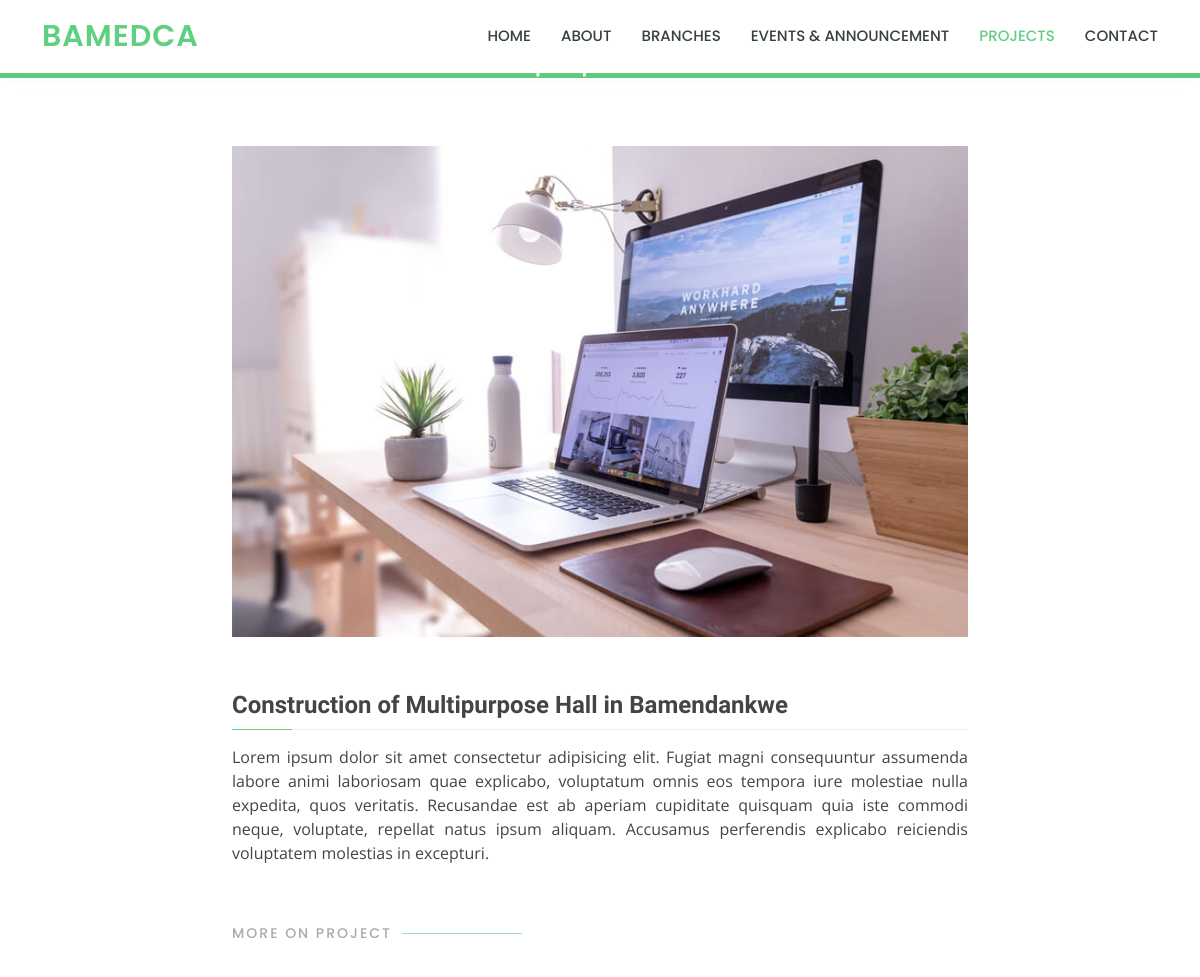
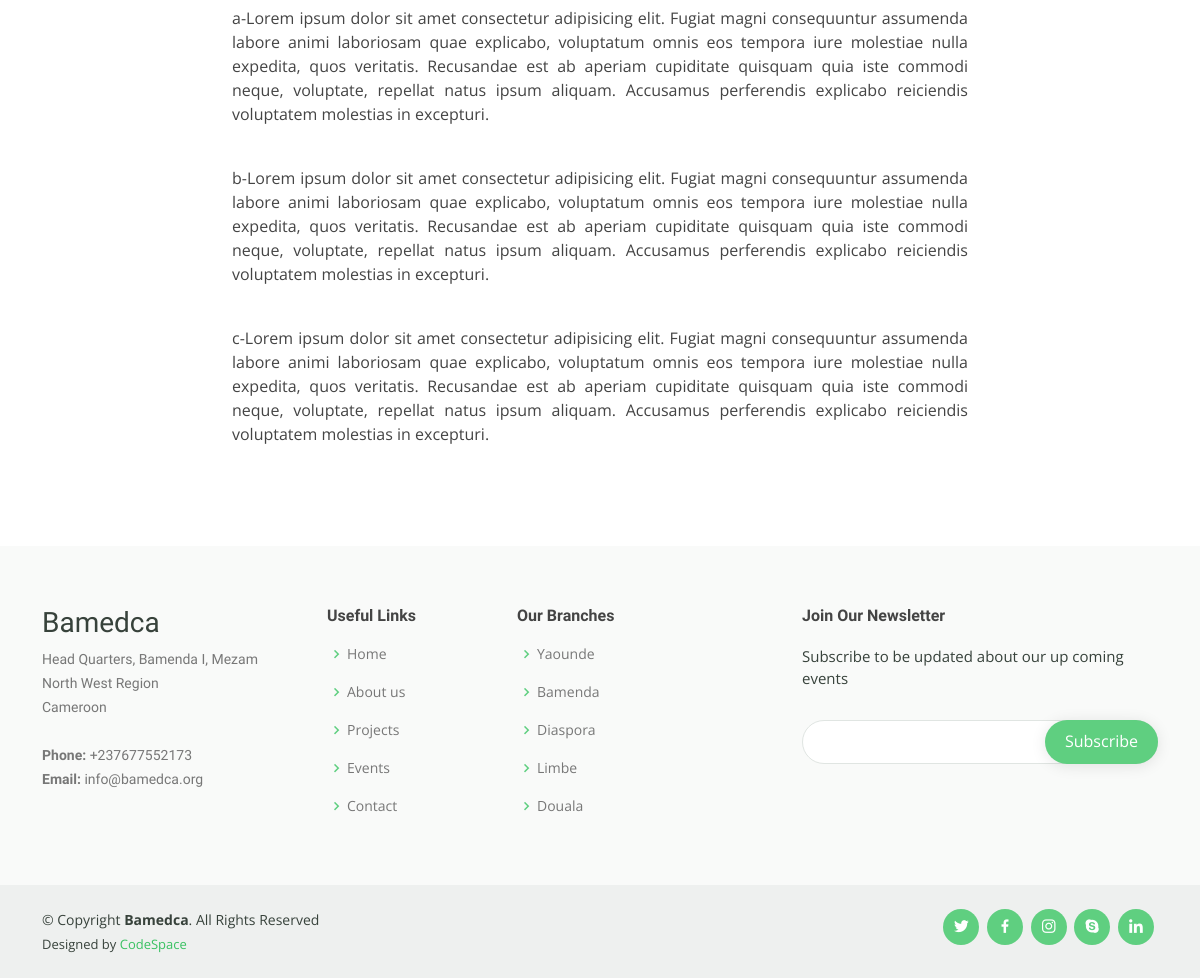
Page /project-details/1/ on the earlier database version (2 pictures, top to bottom).
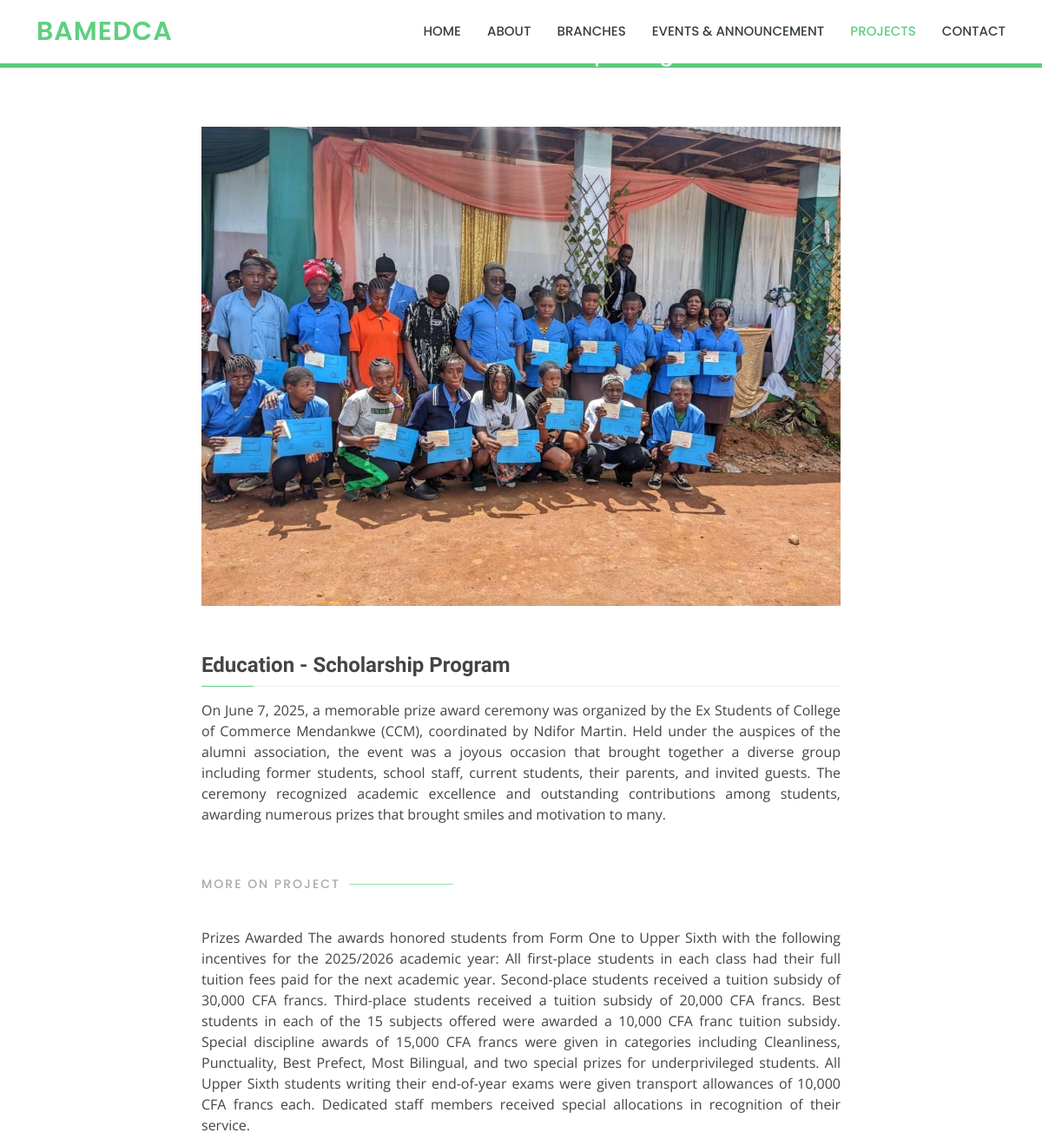
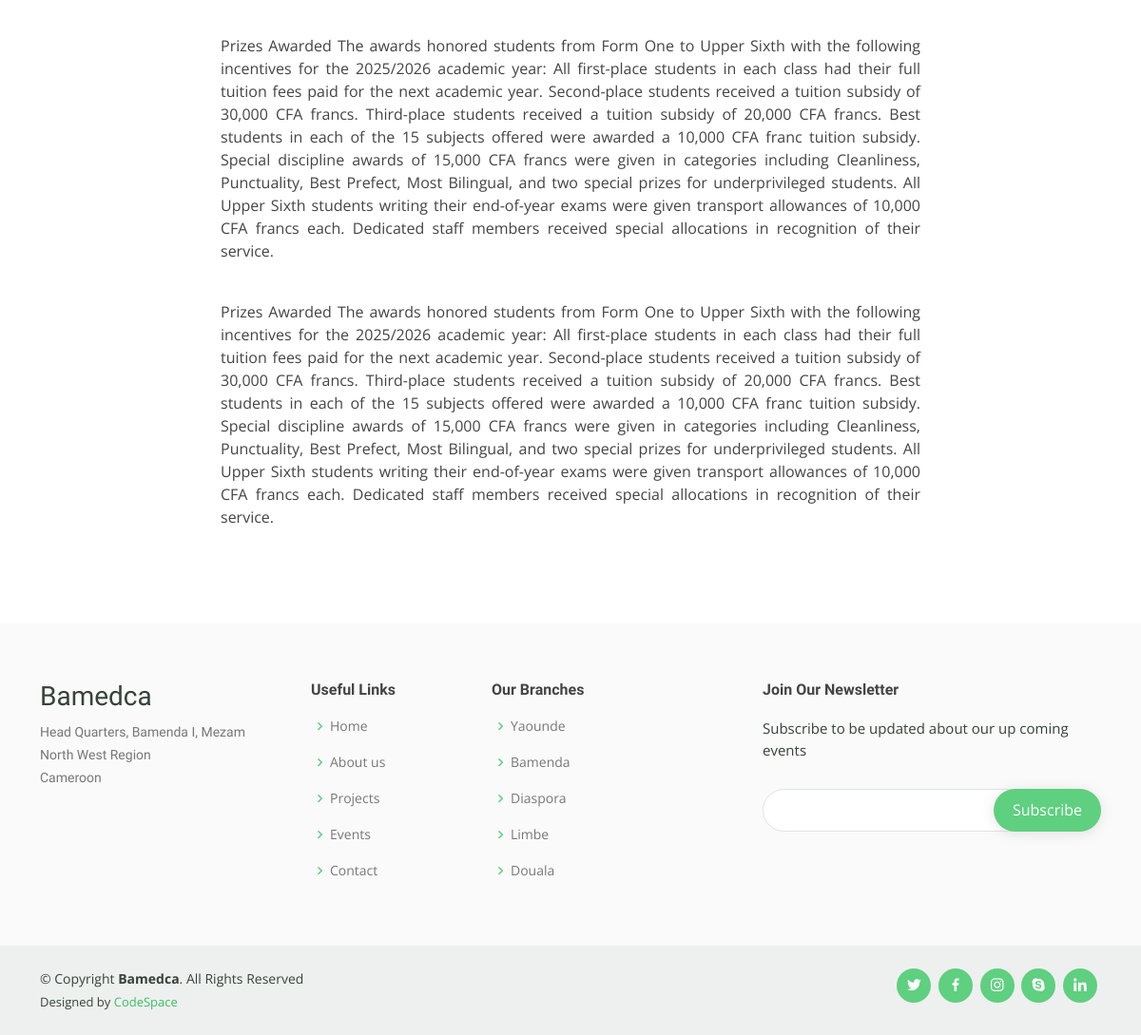
Same page on the later database version (2 pictures, top to bottom).
### bamedcacontent/models.py (models this page shows, shortened)
class ProjectModel(models.Model):
    title = models.CharField(max_length=100)
    description = models.TextField(max_length=1000)
    paragraph1 = models.TextField(max_length=1000)
    paragraph2 = models.TextField(max_length=1000)
    paragraph3 = models.TextField(max_length=1000)
    image = models.ImageField(upload_to='projects')
    def __str__(self):
        return self.title

class ContactModel(models.Model):
    phone = models.CharField(max_length=100, default='')
    email = models.CharField(max_length=100, default='')

### bamedcacontent/views.py (the view)
# urls.py: path('project-details/<str:ID>/', views.projectDetails, name='project-details'),
def projectDetails(request,ID):
    object=ProjectModel.objects.get(id=ID)
    contact=ContactModel.objects.all()
    print(object)
    context={
        'objects':object,
        'contact':contact
    }
    return render(request,'project-details.html',context=context)

### templates/project-details.html (shortened to what this page needs)
{% extends 'base.html' %}
{% load static %}
{% block content %}
<body>
  <header id="header" class="fixed-top">
    <div class="container d-flex align-items-center">
      <h1 class="logo me-auto"><a href="{% url 'home' %}">BAMEDCA</a></h1>
      <nav id="navbar" class="navbar order-last order-lg-0">
        <ul>
          <li><a href="{% url 'home' %}">Home</a></li>
          <li><a href="{% url 'about' %}">About</a></li>
          <li><a href="{% url 'branch' %}">Branches</a></li>
          <li><a href="{% url 'events' %}">Events & Announcement</a></li>
          <li><a class="active" href="{% url 'projects' %}">Projects</a></li>
          <li><a href="{% url 'contact' %}">Contact</a></li>
        </ul>
      </nav>
    </div>
  </header>
  <main id="main">
    <div class="breadcrumbs" data-aos="fade-in">
      <div class="container">
        <h2>{{objects.title}}</h2>
      </div>
    </div>
    <section id="branch-details" class="branch-details">
      <div class="container" data-aos="fade-up">
        <div class="row justify-content-center">
          <div class="col-lg-8">
            <img src="{{ objects.image.url }}" class="img-fluid w-100 mb-4" alt="Project Image">
            <h3>{{ objects.title }}</h3>
            <p style="text-align: justify;">{{ objects.description }}</p>
          </div>
        </div>
        <br><br>
        <div class="row justify-content-center">
          <div class="col-lg-8">
            <div class="section-title text-start">
              <h2>More On Project</h2>
            </div>
          </div>
          <br><br>
          <div class="col-lg-8">
            <p style="text-align: justify;">{{ objects.paragraph1 }}</p><br>
            <p style="text-align: justify;">{{ objects.paragraph2 }}</p><br>
            <p style="text-align: justify;">{{ objects.paragraph3 }}</p><br>
          </div>
        </div>
    </section>
  </main>
  {% endblock content %}

### templates/base.html (shortened to what this page needs)
{% load static %}
<!DOCTYPE html>
<html lang="en">
<head>
  <link href="{% static 'assets/vendor/animate.css/animate.min.css' %}" rel="stylesheet">
  <link href="{% static 'assets/vendor/aos/aos.css' %}" rel="stylesheet">
  <link href="{% static 'assets/vendor/bootstrap/css/bootstrap.min.css' %}" rel="stylesheet">
  <link href="{% static 'assets/vendor/bootstrap-icons/bootstrap-icons.css' %}" rel="stylesheet">
  <link href="{% static 'assets/vendor/boxicons/css/boxicons.min.css' %}" rel="stylesheet">
  <link href="{% static 'assets/vendor/remixicon/remixicon.css' %}" rel="stylesheet">
  <link href="{% static 'assets/vendor/swiper/swiper-bundle.min.css' %}" rel="stylesheet">
  <link href="{% static 'assets/css/style.css' %}" rel="stylesheet">
</head>
{% block content %}
{% endblock content %}
  <footer id="footer">
    <div class="footer-top">
      <div class="container">
        <div class="row">
          <div class="col-lg-3 col-md-6 footer-contact">
            <h3>Bamedca</h3>
            <p>
              Head Quarters, Bamenda I, Mezam <br>
              North West Region<br>
              Cameroon <br><br>
              {% for contact in contact %}
              <strong>Phone:</strong> {{contact.phone}}<br>
              <strong>Email:</strong> {{contact.email}}<br>
              {% endfor %}
            </p>
          </div>
          <div class="col-lg-2 col-md-6 footer-links">
            <h4>Useful Links</h4>
            <ul>
              <li><i class="bx bx-chevron-right"></i> <a href="{% url 'home' %}">Home</a></li>
              <li><i class="bx bx-chevron-right"></i> <a href="{% url 'about'  %}">About us</a></li>
              <li><i class="bx bx-chevron-right"></i> <a href="{% url 'projects'  %}">Projects</a></li>
              <li><i class="bx bx-chevron-right"></i> <a href="{% url 'events' %}">Events</a></li>
              <li><i class="bx bx-chevron-right"></i> <a href="{% url 'contact' %}">Contact</a></li>
            </ul>
          </div>
          <div class="col-lg-3 col-md-6 footer-links">
            <h4>Our Branches</h4>
            <ul>
              <li><i class="bx bx-chevron-right"></i> <a href="#">Yaounde</a></li>
              <li><i class="bx bx-chevron-right"></i> <a href="#">Bamenda</a></li>
              <li><i class="bx bx-chevron-right"></i> <a href="#">Diaspora</a></li>
              <li><i class="bx bx-chevron-right"></i> <a href="#">Limbe</a></li>
              <li><i class="bx bx-chevron-right"></i> <a href="#">Douala</a></li>
            </ul>
          </div>
          <div class="col-lg-4 col-md-6 footer-newsletter">
            <h4>Join Our Newsletter</h4>
            <p>Subscribe to be updated about our up coming events</p>
            <form action="" method="post">
              <input type="email" name="email"><input type="submit" value="Subscribe">
            </form>
          </div>
        </div>
      </div>
    </div>
    <div class="container d-md-flex py-4">
      <div class="me-md-auto text-center text-md-start">
        <div class="copyright">
          &copy; Copyright <strong><span>Bamedca</span></strong>. All Rights Reserved
        </div>
        <div class="credits">
          Designed by <a href="#">CodeSpace</a>
        </div>
      </div>
      <div class="social-links text-center text-md-right pt-3 pt-md-0">
        <a href="#" class="twitter"><i class="bx bxl-twitter"></i></a>
        <a href="#" class="facebook"><i class="bx bxl-facebook"></i></a>
        <a href="#" class="instagram"><i class="bx bxl-instagram"></i></a>
        <a href="#" class="google-plus"><i class="bx bxl-skype"></i></a>
        <a href="#" class="linkedin"><i class="bx bxl-linkedin"></i></a>
      </div>
    </div>
  </footer>
</body>
</html>

Differences in the rows shown:
removed ContactModel: phone "+237677552173", email "info@bamedca.org"
changed ProjectModel: image: a different picture; title "Construction of Multipurpose Hall in Bamendankwe" → "Education - Scholarship Program"; description "Lorem ipsum dolor sit amet consectetur adipisicing elit. Fugiat magni consequuntur assumenda labore animi laboriosam quae explicabo, voluptatum omnis eos tempora iure molestiae nulla expedita, quos veritatis. Recusandae est ab aperiam cupiditate quisquam quia iste commodi neque, voluptate, repellat natus ipsum aliquam. Accusamus perferendis explicabo reiciendis voluptatem molestias in excepturi." → "On June 7, 2025, a memorable prize award ceremony was organized by the Ex Students of College of Commerce Mendankwe (CCM), coordinated by Ndifor Martin. Held under the auspices of the alumni association, the event was a joyous occasion that brought together a diverse group including former students, school staff, current students, their parents, and invited guests. The ceremony recognized academic excellence and outstanding contributions among students, awarding numerous prizes that brought smiles and motivation to many."; paragraph1 "a-Lorem ipsum dolor sit amet consectetur adipisicing elit. Fugiat magni consequuntur assumenda labore animi laboriosam quae explicabo, voluptatum omnis eos tempora iure molestiae nulla expedita, quos veritatis. Recusandae est ab aperiam cupiditate quisquam quia iste commodi neque, voluptate, repellat natus ipsum aliquam. Accusamus perferendis explicabo reiciendis voluptatem molestias in excepturi." → "Prizes Awarded The awards honored students from Form One to Upper Sixth with the following incentives for the 2025/2026 academic year: All first-place students in each class had their full tuition fees paid for the next academic year. Second-place students received a tuition subsidy of 30,000 CFA francs. Third-place students received a tuition subsidy of 20,000 CFA francs. Best students in each of the 15 subjects offered were awarded a 10,000 CFA franc tuition subsidy. Special discipline awards of 15,000 CFA francs were given in categories including Cleanliness, Punctuality, Best Prefect, Most Bilingual, and two special prizes for underprivileged students. All Upper Sixth students writing…"; paragraph2 "b-Lorem ipsum dolor sit amet consectetur adipisicing elit. Fugiat magni consequuntur assumenda labore animi laboriosam quae explicabo, voluptatum omnis eos tempora iure molestiae nulla expedita, quos veritatis. Recusandae est ab aperiam cupiditate quisquam quia iste commodi neque, voluptate, repellat natus ipsum aliquam. Accusamus perferendis explicabo reiciendis voluptatem molestias in excepturi." → "Prizes Awarded The awards honored students from Form One to Upper Sixth with the following incentives for the 2025/2026 academic year: All first-place students in each class had their full tuition fees paid for the next academic year. Second-place students received a tuition subsidy of 30,000 CFA francs. Third-place students received a tuition subsidy of 20,000 CFA francs. Best students in each of the 15 subjects offered were awarded a 10,000 CFA franc tuition subsidy. Special discipline awards of 15,000 CFA francs were given in categories including Cleanliness, Punctuality, Best Prefect, Most Bilingual, and two special prizes for underprivileged students. All Upper Sixth students writing…"; paragraph3 "c-Lorem ipsum dolor sit amet consectetur adipisicing elit. Fugiat magni consequuntur assumenda labore animi laboriosam quae explicabo, voluptatum omnis eos tempora iure molestiae nulla expedita, quos veritatis. Recusandae est ab aperiam cupiditate quisquam quia iste commodi neque, voluptate, repellat natus ipsum aliquam. Accusamus perferendis explicabo reiciendis voluptatem molestias in excepturi." → "Prizes Awarded The awards honored students from Form One to Upper Sixth with the following incentives for the 2025/2026 academic year: All first-place students in each class had their full tuition fees paid for the next academic year. Second-place students received a tuition subsidy of 30,000 CFA francs. Third-place students received a tuition subsidy of 20,000 CFA francs. Best students in each of the 15 subjects offered were awarded a 10,000 CFA franc tuition subsidy. Special discipline awards of 15,000 CFA francs were given in categories including Cleanliness, Punctuality, Best Prefect, Most Bilingual, and two special prizes for underprivileged students. All Upper Sixth students writing…"
